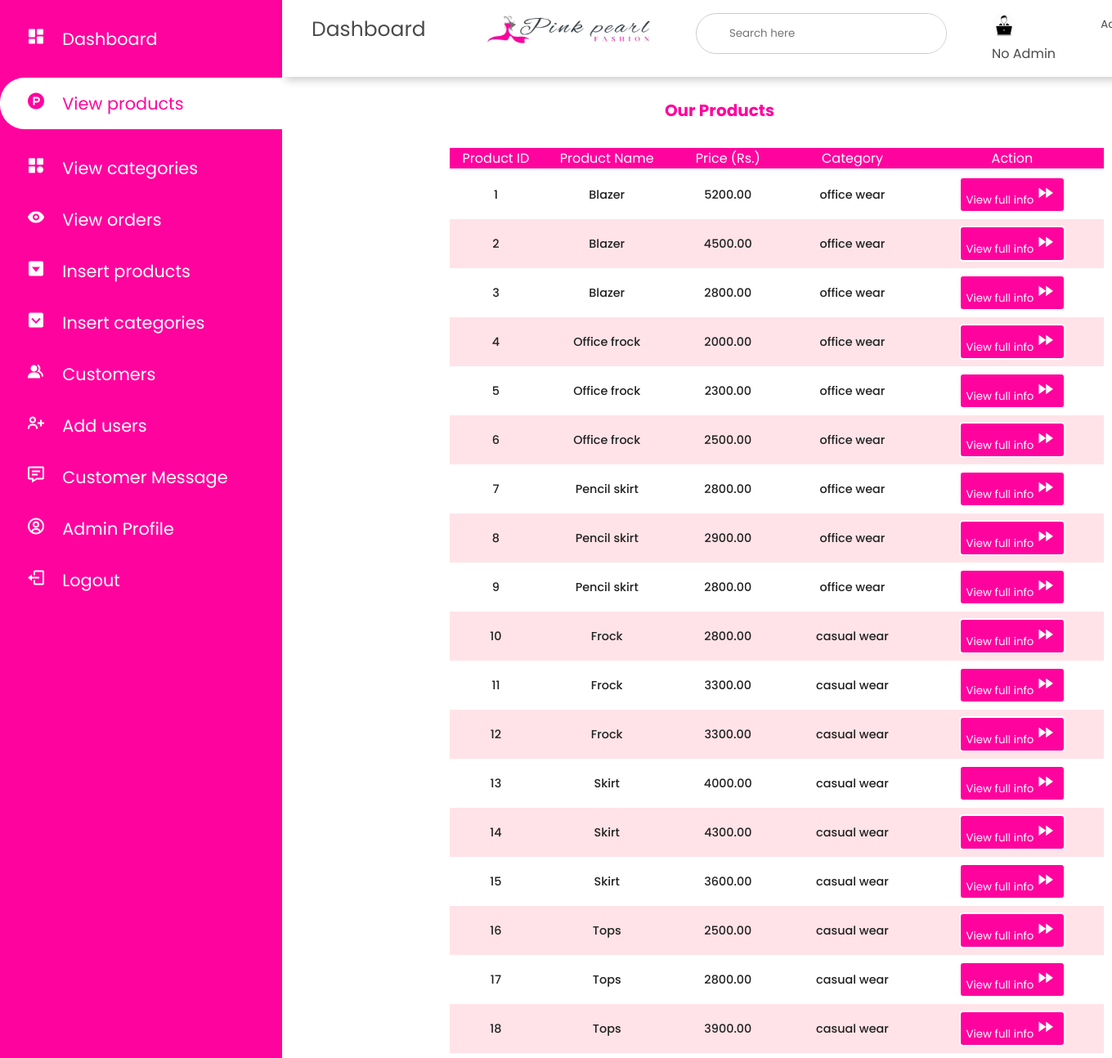
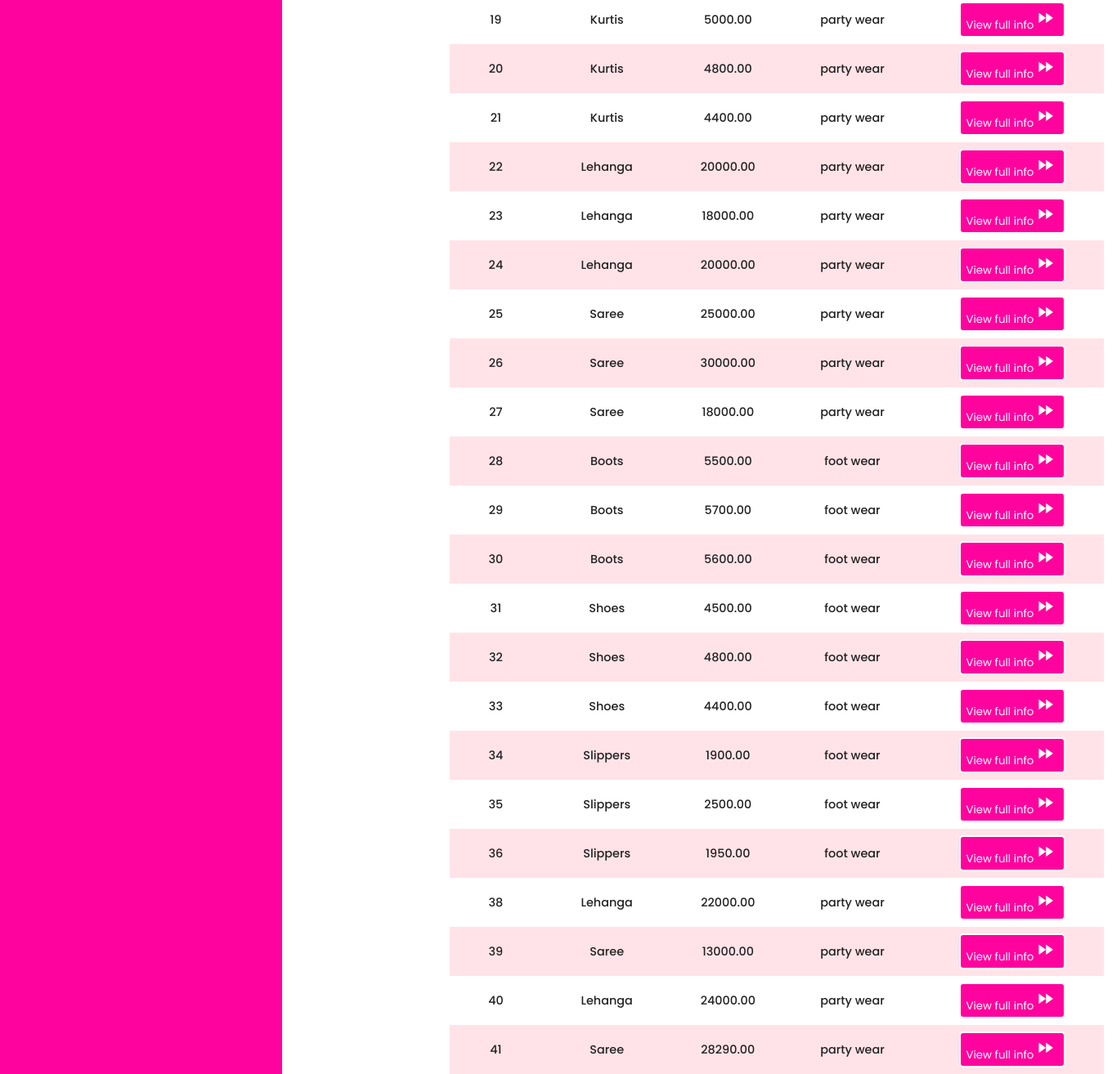
Screenshot of /admin_area/view_products.php with the database file from the repository (2 pictures, top to bottom).
### tables this page shows
CREATE TABLE `products` (
  `product_id` int(11) NOT NULL,
  `product_name` varchar(100) NOT NULL,
  `description` varchar(350) NOT NULL,
  `category_id` int(11) NOT NULL,
  `product_image` varchar(255) NOT NULL,
  `price` varchar(100) NOT NULL,
  `qty` int(11) NOT NULL
);

### admin_area/view_products.php (the view, shortened to what this page needs)
<?php
include('../includes/dbconnection.php');
?>
<!DOCTYPE html>
<html lang="en">
<head>
    <link rel="stylesheet" href="style.css" type="text/css">
    <link rel="stylesheet" href="https://maxst.icons8.com/vue-static/landings/line-awesome/line-awesome/1.3.0/css/line-awesome.min.css">
    <link  rel="stylesheet"href="https://unpkg.com/boxicons@2.1.4/css/boxicons.min.css">
</head>
<body>
    <div class="sidebar">
        <div class="sidebar-menu">
            <ul>
                <li>
                <a href="index.php"><i class='bx bxs-dashboard'></i>
                <span>Dashboard</span></a>
                </li>
                <li class="active">
                <a href="view_products.php"><i class='bx bxl-product-hunt'></i>
                <span>View products</span></a>
                </li>
                <li>
                <a href="view_categories.php"><i class='bx bxs-category'></i>
                <span>View categories</span></a>
                </li>
                <li>
                <a href="view_orders.php"><i class='bx bxs-show'></i>
                <span>View orders</span></a>
                </li>
                <li>
                <a href="insert_products.php"><i class='bx bxs-caret-down-square' ></i>
                <span>Insert products</span></a>
                </li>
                <li>
                <a href="insert_categories.php"><i class='bx bxs-chevron-down-square'></i>
                <span>Insert categories</span></a>
                </li>
                <li>
                <a href="view_customers.php"><i class='bx bxs-group'></i>
                <span>Customers</span></a>
                </li>
                <li>
                <a href="add_user.php"><i class='bx bx-user-plus'></i>
                <span>Add users</span></a>
                </li>
                <li>
                <a href="view_message.php"><i class='bx bx-message-detail'></i>
                <span>Customer Message</span></a>
                </li>
                <li>
                <a href="admin_profile.php"><i class='bx bx-user-circle'></i>
                <span>Admin Profile</span></a>
                </li>
                <li>
                <a href="logout.php"><i class='bx bx-log-out'></i>
                <span>Logout</span></a>
                </li>
            </ul>
        </div>
    </div>
    <div class="main-content">
        <header>
            <h1>
                Dashboard
            </h1>
            <div class="sidebar-brand">
            <img src="pearl.jpg"  alt="">
            </div>
            <div class="search-wrapper">
                <input type="search" placeholder="Search here">
            </div>
            <div class="user-wrapper">
                <img src="Admin.png" width="30px" height="30px" alt="">
                <h4><?php
                    if (empty($fetch['name'])) {
                        echo "No Admin";
                    } else {
                        echo $fetch['name'];
                    }
                    ?></h4>
            </div>
               <div> <small>Admin</small>
            </div>
        </header>
    </div>
   <div class="container">
        <div>
           <h4>Our Products</h4>
        </div>
        <div class="form-body">
            <table>
                <thead>
                    <tr>
                        <th>Product ID</th>
                        <th>Product Name</th>
                        <th>Price (Rs.)</th>
                        <th>Category</th>
                        <th>Action</th>
                    </tr>
                </thead>
                <tbody>
                    <?php
                        $query="SELECT * FROM products";
                        $result=mysqli_query($connection,$query);
                        if(mysqli_num_rows($result)>0)
                        {
                            foreach($result as $items)
                            {
                                ?>
                                <tr>
                                    <td><?=$items['product_id'];?></td>
                                    <td><?=$items['product_name'];?></td>
                                    <td><?=$items['price'];?></td>
                                    <td><?=getProductCategory($connection,$items['product_id'])?></td>
                                    <td>
                                        <button class="btn"><a href="product_details.php? id=<?=$items['product_id']; ?>">View full info<i class='bx bx-fast-forward'></i></a></button>
                                    </td>
                                </tr>
                                <?php
                            }
                        }
                        else{
                            echo "No records found";
                        }
                    ?>
                </tbody>
            </table>
        </div>
    </div>
</body>
</html>
<?php
   function getProductCategory($connection, $id) {
    $query = "select sc.category_name as main, pt.product_name as sub from category sc, products pt where sc.category_id = pt.category_id and product_id = $id ";
    $result = mysqli_query($connection, $query);
    $row = mysqli_fetch_assoc($result);
    $main = $row['main'];
    $category =  $main;
    return $category;
}
?>

### admin_area/style.css (style rules this page uses)
* { margin: 0; padding: 0; box-sizing: border-box; font-family: 'Poppins', sans-serif; font-weight: 400; text-decoration: none; list-style-type: none; color: var(--black); outline: none; }
:root { --white: white; --black: rgb(75, 75, 75); --grey: rgb(173, 173, 173); --lightpink: rgb(255, 227, 232); --pink: #FF039E; }
.sidebar { width:345px; position:fixed; left:0; top:0; height:100%; background:var(--pink) ; z-index:100; transition:width 300ms; }
.sidebar-brand img { width: 200px; height: 40px; margin-left: 20px; }
.sidebar-menu li { width:100%; margin-bottom: 1.3rem; padding-left: 2rem; margin-top:2rem ; }
.sidebar-menu a span { color:var(--white); font-size:1.3rem; }
.sidebar-menu a i { color:var(--white); font-size: 1.5rem; padding-right: 1rem; }
.sidebar-menu .active { background: var(--white); padding-top : 1rem; padding-bottom: 1rem; border-radius:30px 0px 0px 30px; }
.active a i,.active a span { color:var(--pink); }
.main-content { transition:margin-left 300ms; margin-left:345px; }
header { background: #fff; display:flex; justify-content: space-between; padding:1rem; box-shadow: 4px 4px 10px rgba(0,0,0,0.2); position:fixed; left:345px; width:78%; top:0; z-index:100; transition:width 300ms; }
header h1 { font-size: 25px; margin-left: 20px; margin-top:1px; }
.search-wrapper { border:1px solid #ccc; border-radius: 30px; height:50px; display:flex; align-items: center; overflow-x: hidden; }
.search-wrapper input { height:100%; padding:.5rem; border:none; outline:none; }
.user-wrapper img { border-radius: 50%; margin-right: 0rem; }
.user-wrapper h4 { margin-bottom: 0rem !important; }
.sidebar-menu { margin-top:2rem; }
table { border-collapse: collapse; }
thead tr { border-top:1px solid #f0f0f0; border-bottom: 2px solid #f0f0f0; }
td { padding:.5rem 1rem; font-size: .9rem; color:#222; }

### admin_area/view_products.php (style rules this page uses)
.container h4 { color:#FF039E; text-align: center; }
header { background: #fff; display:flex; justify-content: space-between; padding:1rem; box-shadow: 4px 4px 10px rgba(0,0,0,0.2); position:fixed; left:345px; width:78%; top:0; z-index:100; }
.container { margin-top:120px; margin-left:400px; }
.container h4 { text-align: center; font-weight: bolder; font-size: 20px; }
table { height:1000px; width:800px; margin-left:150px; margin-top: 30px; }
table thead { background: var(--pink); }
thead th { color:var(--white); text-align: center; }
tbody td { text-align: center; font-weight: 500; }
tbody .btn { background-color: #FF039E; border-radius:5px; padding:3px; border:2px solid white; width:130px; text-align: center; }
.btn i { color:white; font-size: 30px; }
a { color:white; }
table tr:nth-of-type(even) { background-color: var(--lightpink); }

### rows the page displays
products: product_id "1", product_name "Blazer", price "5200.00", product_id "office wear"
products: product_id "2", product_name "Blazer", price "4500.00", product_id "office wear"
products: product_id "3", product_name "Blazer", price "2800.00", product_id "office wear"
products: product_id "4", product_name "Office frock", price "2000.00", product_id "office wear"
products: product_id "5", product_name "Office frock", price "2300.00", product_id "office wear"
products: product_id "6", product_name "Office frock", price "2500.00", product_id "office wear"
products: product_id "7", product_name "Pencil skirt", price "2800.00", product_id "office wear"
products: product_id "8", product_name "Pencil skirt", price "2900.00", product_id "office wear"
products: product_id "9", product_name "Pencil skirt", price "2800.00", product_id "office wear"
products: product_id "10", product_name "Frock", price "2800.00", product_id "casual wear"
products: product_id "11", product_name "Frock", price "3300.00", product_id "casual wear"
products: product_id "12", product_name "Frock", price "3300.00", product_id "casual wear"
products: product_id "13", product_name "Skirt", price "4000.00", product_id "casual wear"
products: product_id "14", product_name "Skirt", price "4300.00", product_id "casual wear"
products: product_id "15", product_name "Skirt", price "3600.00", product_id "casual wear"
products: product_id "16", product_name "Tops", price "2500.00", product_id "casual wear"
products: product_id "17", product_name "Tops", price "2800.00", product_id "casual wear"
products: product_id "18", product_name "Tops", price "3900.00", product_id "casual wear"
products: product_id "19", product_name "Kurtis", price "5000.00", product_id "party wear"
products: product_id "20", product_name "Kurtis", price "4800.00", product_id "party wear"
products: product_id "21", product_name "Kurtis", price "4400.00", product_id "party wear"
products: product_id "22", product_name "Lehanga", price "20000.00", product_id "party wear"
products: product_id "23", product_name "Lehanga", price "18000.00", product_id "party wear"
products: product_id "24", product_name "Lehanga", price "20000.00", product_id "party wear"
products: product_id "25", product_name "Saree", price "25000.00", product_id "party wear"
products: product_id "26", product_name "Saree", price "30000.00", product_id "party wear"
products: product_id "27", product_name "Saree", price "18000.00", product_id "party wear"
products: product_id "28", product_name "Boots", price "5500.00", product_id "foot wear"
products: product_id "29", product_name "Boots", price "5700.00", product_id "foot wear"
products: product_id "30", product_name "Boots", price "5600.00", product_id "foot wear"
products: product_id "31", product_name "Shoes", price "4500.00", product_id "foot wear"
products: product_id "32", product_name "Shoes", price "4800.00", product_id "foot wear"
products: product_id "33", product_name "Shoes", price "4400.00", product_id "foot wear"
products: product_id "34", product_name "Slippers", price "1900.00", product_id "foot wear"
products: product_id "35", product_name "Slippers", price "2500.00", product_id "foot wear"
products: product_id "36", product_name "Slippers", price "1950.00", product_id "foot wear"
products: product_id "38", product_name "Lehanga", price "22000.00", product_id "party wear"
products: product_id "39", product_name "Saree", price "13000.00", product_id "party wear"
products: product_id "40", product_name "Lehanga", price "24000.00", product_id "party wear"
products: product_id "41", product_name "Saree", price "28290.00", product_id "party wear"
